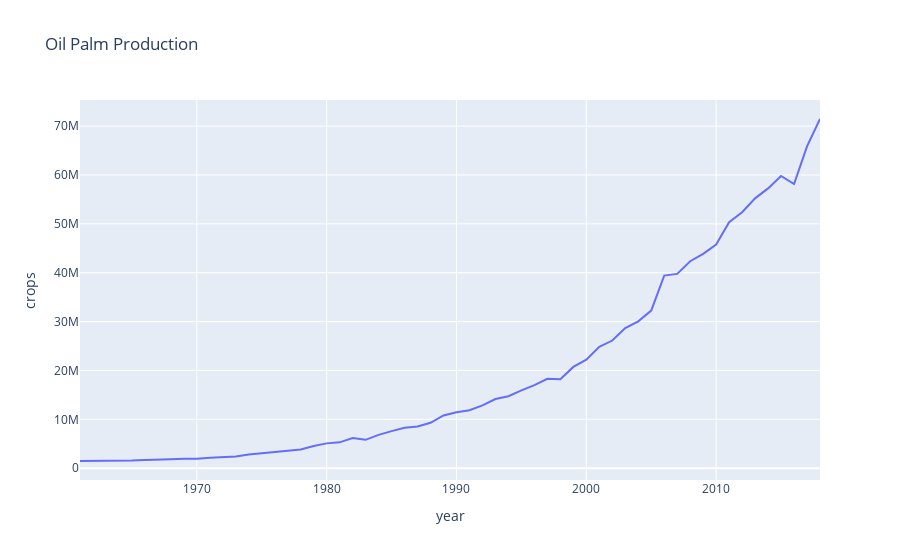

Source (notebook cell):
### Code cell
fig = px.line(world_df, x='year', y='crops', title='Oil Palm Production')
fig.show()
